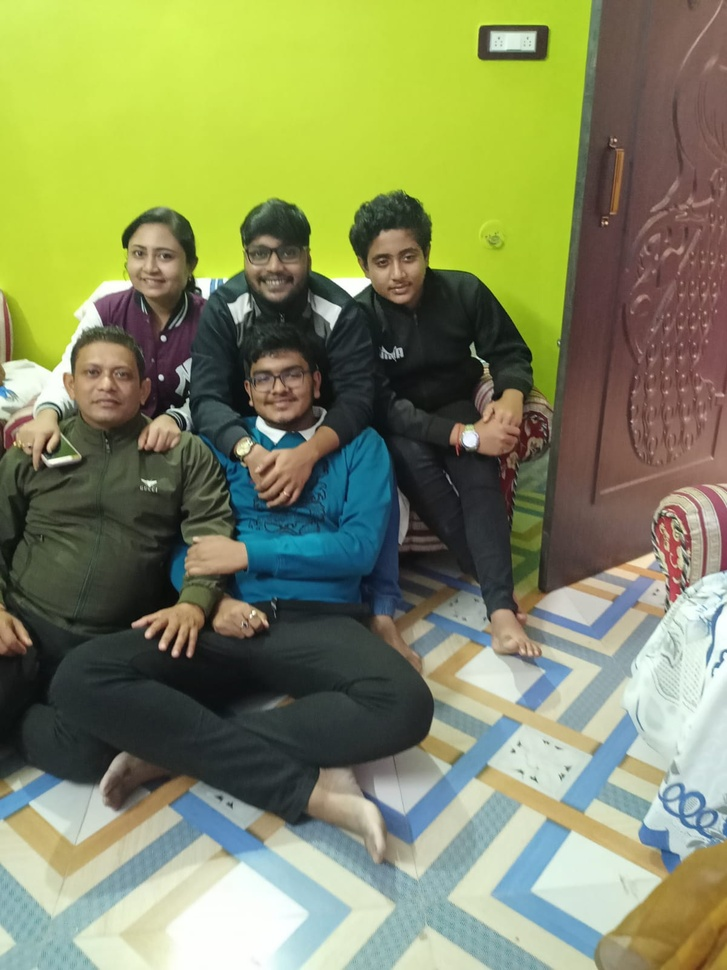
#> input picture img processing/ggh.jpg, 727 x 970 px, shrunk from 1200 x 1600 before the run, found by its file name
$ python firt.py
#> lines starting #> are read from the running program, lines starting #| are printed output that depends on the picture
import cv2
img=cv2.imread(r'G:\core\python\img processing\ggh.jpg',0)
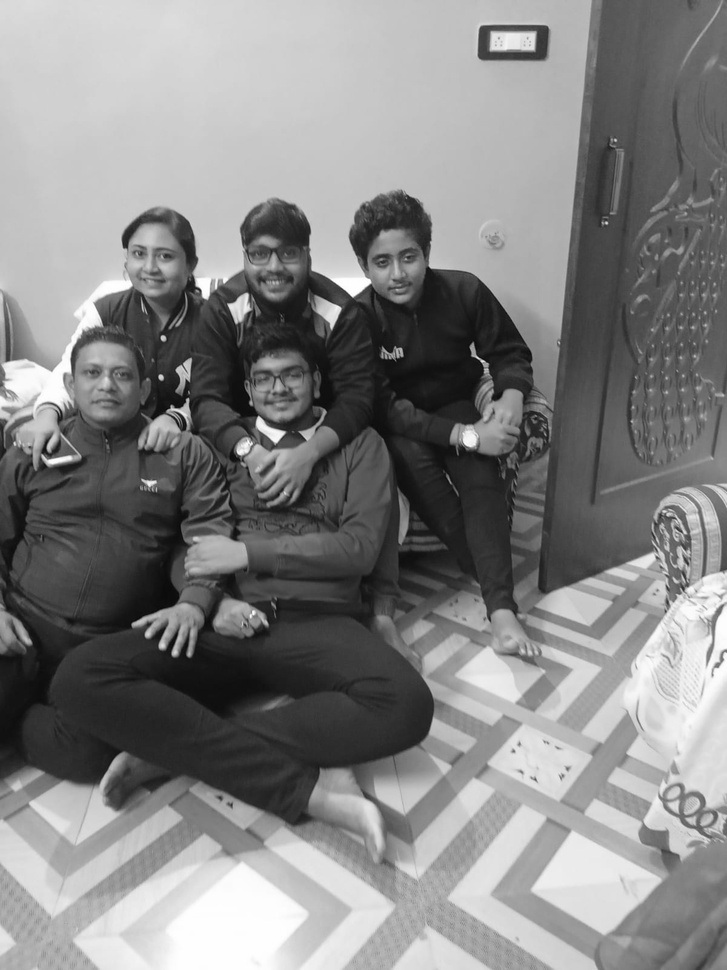
#> img: shape (970, 727); min 6, max 255, mean 131.6
cv2.imshow('image',img)
k=cv2.waitKey()
#> (key Esc is pressed here)
if k==27:
   exit
cv2.destroyAllWindows()
